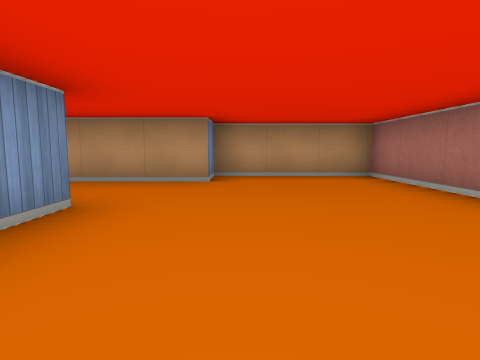
View 1 (above)

13 first-person views from a walk through a cub3D level. The camera is about half as high as the walls, tilts 6° down and sees 80° across. The floor is counted in squares. Each view is taken from the middle of a square. On the plan, view 1 faces up. The plan holds only what a view shows up to about 9 squares ahead; the rest is blank.

View 2
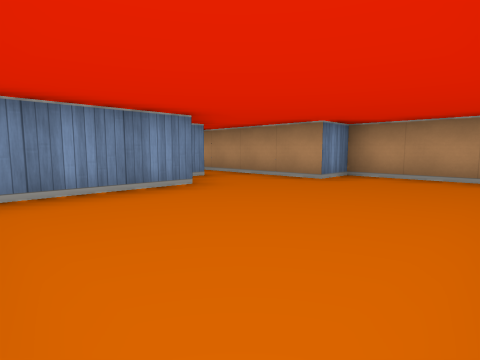

View 3
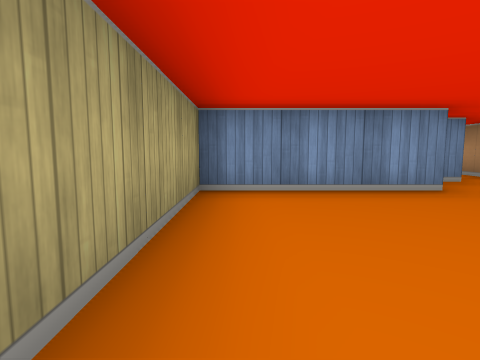

View 4
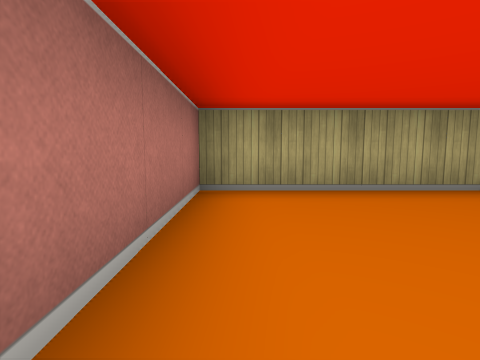

View 5
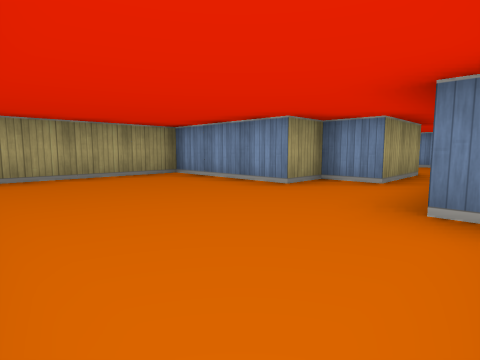

View 6
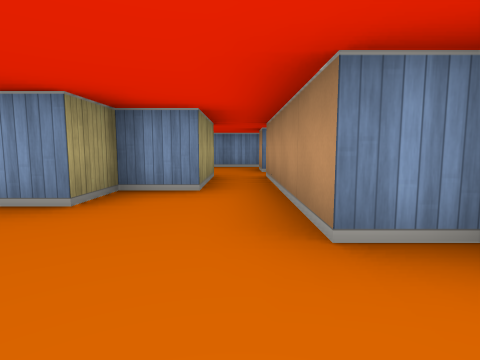

View 7
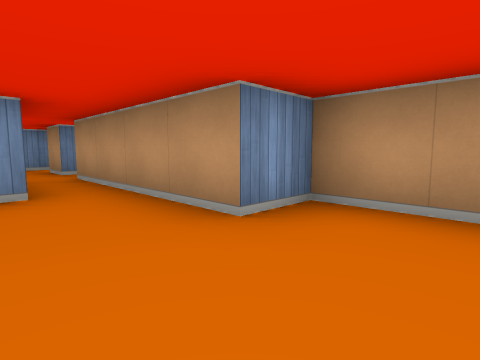

View 8
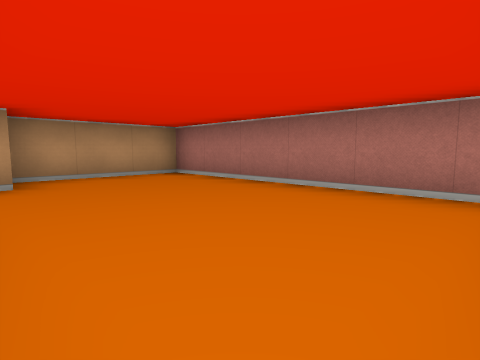

View 9
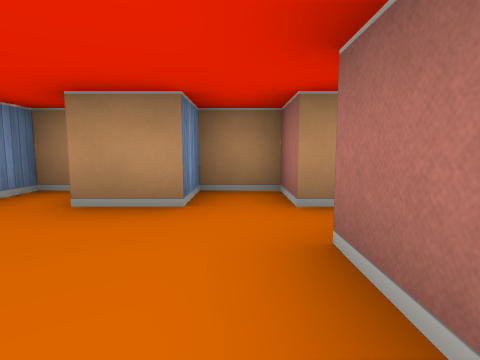

View 10
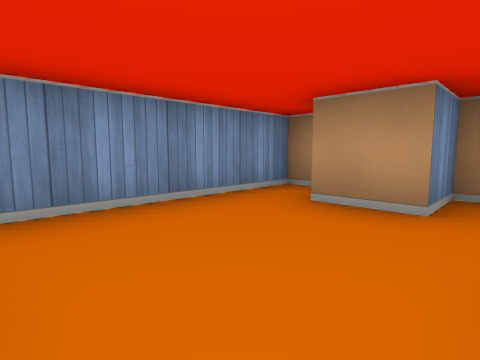

View 11
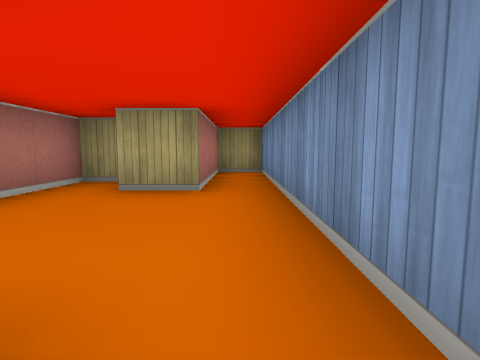

View 12
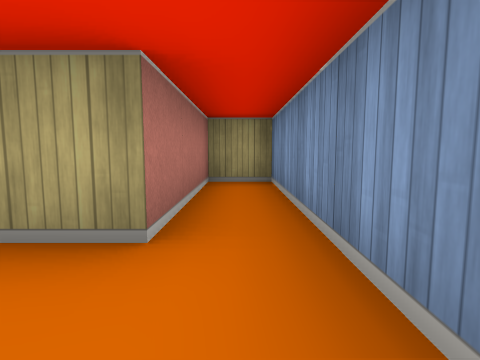

View 13
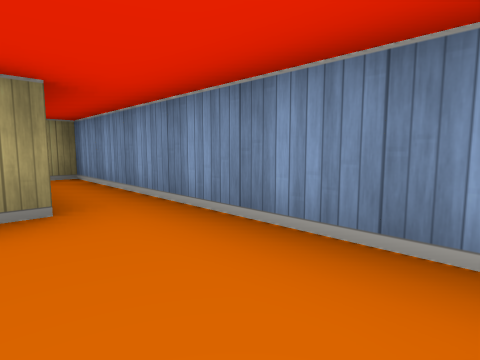

### Floor plan
Points are (right, up) in squares from view 1. A wall is a line through its corners. A room is listed if a view was taken in it or the views show most of it. See-through windows are left out.
Room 1 (views 1, 2, 3, 4, 5, 6, 7, 8)
walls: (-4.5, 3.5) (-2.5, 3.5) (-2.5, 2.5) (-1.5, 2.5) (-1.5, -0.5) (2.5, -0.5) (2.5, 5.5) (-0.5, 5.5) (-0.5, 4.5) (-4.5, 4.5)
ways out: opening at (-4, 4) to room 2
Room 2 (views 9, 10, 11, 12, 13)
walls: (-4.5, 4.5) (-4.5, 5.5) (-5.5, 5.5) (-5.5, 4.5) (-6.5, 4.5); (-5.1, 0.5) (-4.5, 0.5) (-4.5, 3.5); (-7, 5.5) (-7.5, 5.5) (-7.5, -1.5) (-6.5, -1.5) (-6.5, 1.5) (-5.5, 1.5)
ways out: opening at (-4, 4) to room 1

Positions as (right, up) in squares from view 1, and headings:
1: (0, 0), facing up
2: (2, 0), facing up-left
3: (2, 0), facing left
4: (2, 3), facing down
5: (2, 5), facing down-left
6: (1, 4), facing left
7: (1, 3), facing up-left
8: (-1, 0), facing up-right
9: (-5, 2), facing up
10: (-5, 2), facing up-left
11: (-7, 5), facing down
12: (-7, 3), facing down
13: (-6, 4), facing down-left
